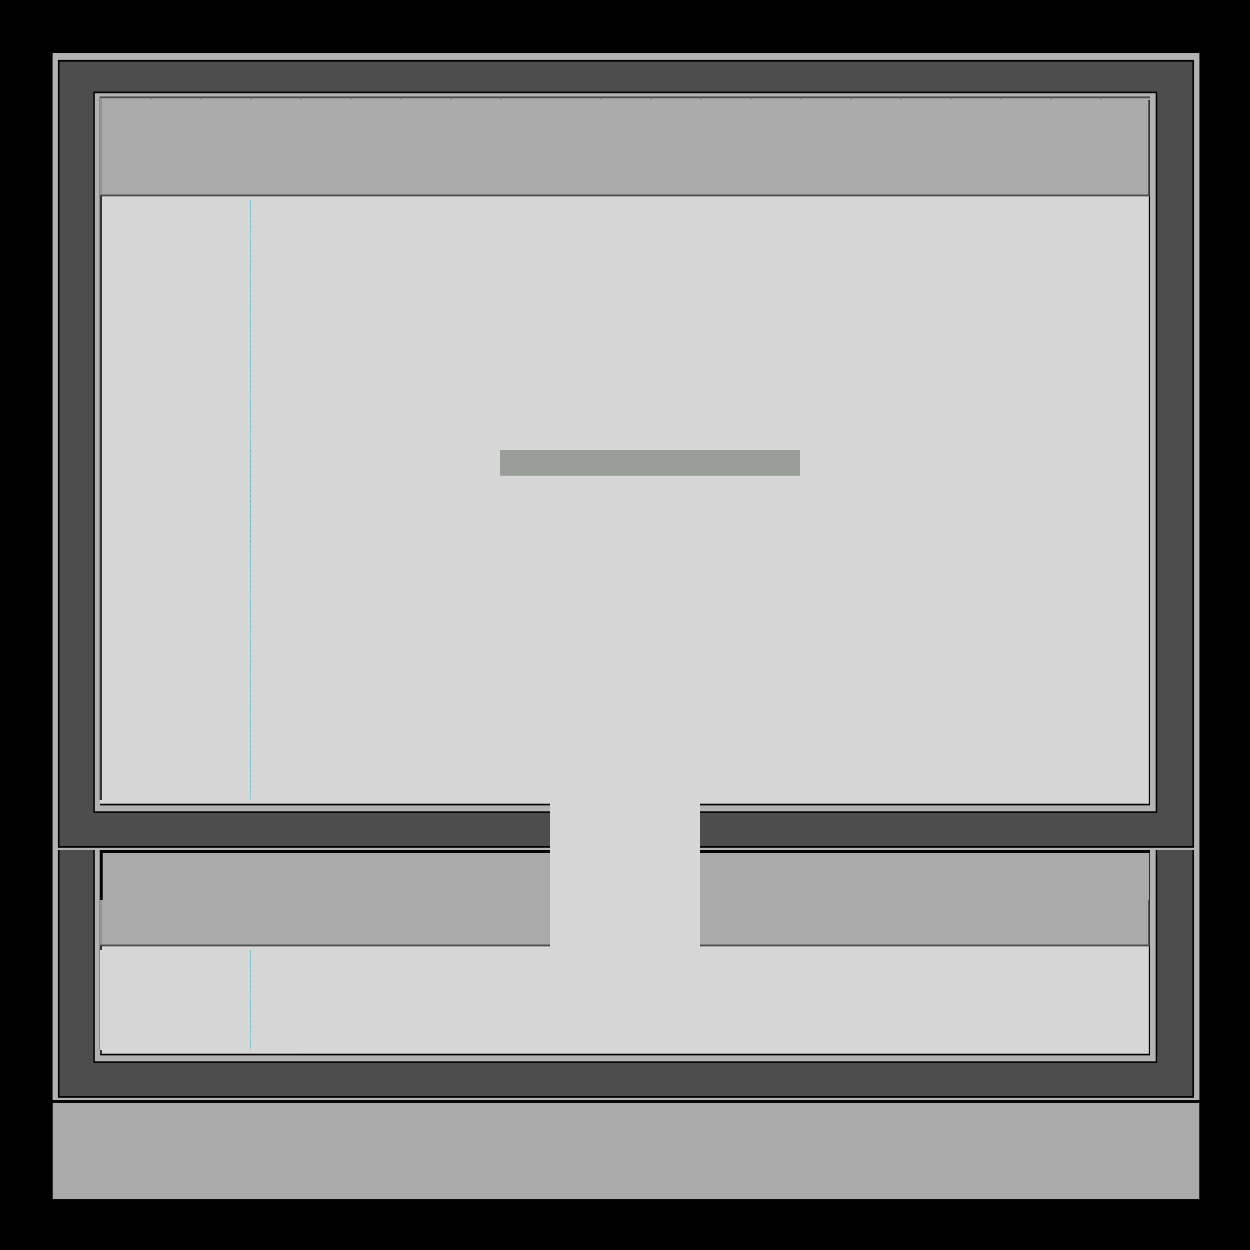

This is a level from a 2D game, rendered from its Tiled map with the project's own tilesets. A one-line summary and the map file follow, with tile-layer data summarised:
An orthogonal 25x25 tile map with 50x50 px tiles, 3 tile layers (map, map2, shadow), 3 tilesets.

<map version="1.0" tiledversion="1.1.5" orientation="orthogonal" renderorder="right-down" width="25" height="25" tilewidth="50" tileheight="50" infinite="0" backgroundcolor="#000000" nextobjectid="33">
 <tileset firstgid="1" name="map_second_pack" tilewidth="50" tileheight="50" spacing="2" tilecount="39" columns="39">
  <image source="map_second_pack.png" width="2048" height="64" />
  <tile id="1">
   <properties>
    <property name="blocked" value="" />
   </properties>
  </tile>
  <tile id="2">
   <properties>
    <property name="blocked" value="" />
   </properties>
  </tile>
  <tile id="4">
   <properties>
    <property name="blocked" value="" />
   </properties>
  </tile>
  <tile id="5">
   <properties>
    <property name="blocked" value="" />
   </properties>
  </tile>
  <tile id="6">
   <properties>
    <property name="blocked" value="" />
   </properties>
  </tile>
  <tile id="7">
   <properties>
    <property name="blocked" value="" />
   </properties>
  </tile>
  <tile id="8">
   <properties>
    <property name="blocked" value="" />
   </properties>
  </tile>
  <tile id="9">
   <properties>
    <property name="blocked" value="" />
   </properties>
  </tile>
  <tile id="10">
   <properties>
    <property name="blocked" value="" />
   </properties>
  </tile>
  <tile id="11">
   <properties>
    <property name="blocked" value="" />
   </properties>
  </tile>
  <tile id="12">
   <properties>
    <property name="blocked" value="" />
   </properties>
  </tile>
  <tile id="14">
   <properties>
    <property name="blocked" value="" />
   </properties>
  </tile>
  <tile id="15">
   <properties>
    <property name="blocked" value="" />
   </properties>
  </tile>
  <tile id="16">
   <properties>
    <property name="blocked" value="" />
   </properties>
  </tile>
  <tile id="17">
   <properties>
    <property name="blocked" value="" />
   </properties>
  </tile>
  <tile id="18">
   <properties>
    <property name="blocked" value="" />
   </properties>
  </tile>
  <tile id="19">
   <properties>
    <property name="blocked" value="" />
   </properties>
  </tile>
  <tile id="20">
   <properties>
    <property name="blocked" value="" />
   </properties>
  </tile>
  <tile id="21">
   <properties>
    <property name="blocked" value="" />
   </properties>
  </tile>
  <tile id="22">
   <properties>
    <property name="blocked" value="" />
   </properties>
  </tile>
  <tile id="23">
   <properties>
    <property name="blocked" value="" />
   </properties>
  </tile>
  <tile id="24">
   <properties>
    <property name="blocked" value="" />
   </properties>
  </tile>
  <tile id="25">
   <properties>
    <property name="blocked" value="" />
   </properties>
  </tile>
  <tile id="26">
   <properties>
    <property name="blocked" value="" />
   </properties>
  </tile>
  <tile id="27">
   <properties>
    <property name="blocked" value="" />
   </properties>
  </tile>
  <tile id="28">
   <properties>
    <property name="blocked" value="" />
   </properties>
  </tile>
  <tile id="29">
   <properties>
    <property name="blocked" value="" />
   </properties>
  </tile>
  <tile id="30">
   <properties>
    <property name="switch" value="" />
   </properties>
  </tile>
  <tile id="31">
   <properties>
    <property name="pollutioncontrol" value="" />
   </properties>
  </tile>
  <tile id="32">
   <properties>
    <property name="gate" value="" />
   </properties>
  </tile>
  <tile id="34">
   <properties>
    <property name="blocked" value="" />
   </properties>
  </tile>
  <tile id="35">
   <properties>
    <property name="hydroPower" value="" />
   </properties>
  </tile>
 </tileset>
 <tileset firstgid="40" name="shadow" tilewidth="50" tileheight="50" tilecount="1" columns="1">
  <image source="shadow.png" width="50" height="50" />
 </tileset>
 <tileset firstgid="41" name="plate_water" tilewidth="50" tileheight="50" tilecount="1" columns="1">
  <image source="plate_water.png" width="50" height="50" />
 </tileset>
 <layer name="map" width="25" height="25">
  <data>[625 cells, 625 non-empty, 30 distinct tile ids]</data>
 </layer>
 <layer name="map2" width="25" height="25">
  <data>[625 cells, 98 non-empty, 4 distinct tile ids]</data>
 </layer>
 <layer name="shadow" width="25" height="25">
  <data>[625 cells, 10 non-empty, 2 distinct tile ids]</data>
 </layer>
</map>
